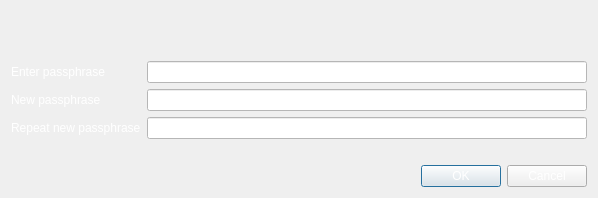
<?xml version="1.0" encoding="UTF-8"?>
<ui version="4.0">
 <class>AskPassphraseDialog</class>
 <widget class="QDialog" name="AskPassphraseDialog">
  <property name="geometry">
   <rect>
    <x>0</x>
    <y>0</y>
    <width>598</width>
    <height>198</height>
   </rect>
  </property>
  <property name="sizePolicy">
   <sizepolicy hsizetype="Preferred" vsizetype="Minimum">
    <horstretch>0</horstretch>
    <verstretch>0</verstretch>
   </sizepolicy>
  </property>
  <property name="minimumSize">
   <size>
    <width>550</width>
    <height>0</height>
   </size>
  </property>
  <property name="windowTitle">
   <string>Passphrase Dialog</string>
  </property>
  <layout class="QVBoxLayout" name="verticalLayout">
   <item>
    <widget class="QLabel" name="warningLabel">
     <property name="palette">
      <palette>
       <active>
        <colorrole role="WindowText">
         <brush brushstyle="SolidPattern">
          <color alpha="255">
           <red>255</red>
           <green>255</green>
           <blue>255</blue>
          </color>
         </brush>
        </colorrole>
       </active>
       <inactive>
        <colorrole role="WindowText">
         <brush brushstyle="SolidPattern">
          <color alpha="255">
           <red>255</red>
           <green>255</green>
           <blue>255</blue>
          </color>
         </brush>
        </colorrole>
       </inactive>
       <disabled>
        <colorrole role="WindowText">
         <brush brushstyle="SolidPattern">
          <color alpha="255">
           <red>106</red>
           <green>104</green>
           <blue>100</blue>
          </color>
         </brush>
        </colorrole>
       </disabled>
      </palette>
     </property>
     <property name="textFormat">
      <enum>Qt::RichText</enum>
     </property>
     <property name="wordWrap">
      <bool>true</bool>
     </property>
    </widget>
   </item>
   <item>
    <layout class="QFormLayout" name="formLayout">
     <property name="fieldGrowthPolicy">
      <enum>QFormLayout::AllNonFixedFieldsGrow</enum>
     </property>
     <item row="0" column="0">
      <widget class="QLabel" name="passLabel1">
       <property name="palette">
        <palette>
         <active>
          <colorrole role="WindowText">
           <brush brushstyle="SolidPattern">
            <color alpha="255">
             <red>255</red>
             <green>255</green>
             <blue>255</blue>
            </color>
           </brush>
          </colorrole>
         </active>
         <inactive>
          <colorrole role="WindowText">
           <brush brushstyle="SolidPattern">
            <color alpha="255">
             <red>255</red>
             <green>255</green>
             <blue>255</blue>
            </color>
           </brush>
          </colorrole>
         </inactive>
         <disabled>
          <colorrole role="WindowText">
           <brush brushstyle="SolidPattern">
            <color alpha="255">
             <red>106</red>
             <green>104</green>
             <blue>100</blue>
            </color>
           </brush>
          </colorrole>
         </disabled>
        </palette>
       </property>
       <property name="text">
        <string>Enter passphrase</string>
       </property>
      </widget>
     </item>
     <item row="0" column="1">
      <widget class="QLineEdit" name="passEdit1">
       <property name="styleSheet">
        <string notr="true">background-color: rgb(255, 255, 255);</string>
       </property>
       <property name="echoMode">
        <enum>QLineEdit::Password</enum>
       </property>
      </widget>
     </item>
     <item row="1" column="0">
      <widget class="QLabel" name="passLabel2">
       <property name="palette">
        <palette>
         <active>
          <colorrole role="WindowText">
           <brush brushstyle="SolidPattern">
            <color alpha="255">
             <red>255</red>
             <green>255</green>
             <blue>255</blue>
            </color>
           </brush>
          </colorrole>
         </active>
         <inactive>
          <colorrole role="WindowText">
           <brush brushstyle="SolidPattern">
            <color alpha="255">
             <red>255</red>
             <green>255</green>
             <blue>255</blue>
            </color>
           </brush>
          </colorrole>
         </inactive>
         <disabled>
          <colorrole role="WindowText">
           <brush brushstyle="SolidPattern">
            <color alpha="255">
             <red>106</red>
             <green>104</green>
             <blue>100</blue>
            </color>
           </brush>
          </colorrole>
         </disabled>
        </palette>
       </property>
       <property name="text">
        <string>New passphrase</string>
       </property>
      </widget>
     </item>
     <item row="1" column="1">
      <widget class="QLineEdit" name="passEdit2">
       <property name="styleSheet">
        <string notr="true">background-color: rgb(255, 255, 255);</string>
       </property>
       <property name="echoMode">
        <enum>QLineEdit::Password</enum>
       </property>
      </widget>
     </item>
     <item row="2" column="0">
      <widget class="QLabel" name="passLabel3">
       <property name="palette">
        <palette>
         <active>
          <colorrole role="WindowText">
           <brush brushstyle="SolidPattern">
            <color alpha="255">
             <red>255</red>
             <green>255</green>
             <blue>255</blue>
            </color>
           </brush>
          </colorrole>
         </active>
         <inactive>
          <colorrole role="WindowText">
           <brush brushstyle="SolidPattern">
            <color alpha="255">
             <red>255</red>
             <green>255</green>
             <blue>255</blue>
            </color>
           </brush>
          </colorrole>
         </inactive>
         <disabled>
          <colorrole role="WindowText">
           <brush brushstyle="SolidPattern">
            <color alpha="255">
             <red>106</red>
             <green>104</green>
             <blue>100</blue>
            </color>
           </brush>
          </colorrole>
         </disabled>
        </palette>
       </property>
       <property name="text">
        <string>Repeat new passphrase</string>
       </property>
      </widget>
     </item>
     <item row="2" column="1">
      <widget class="QLineEdit" name="passEdit3">
       <property name="styleSheet">
        <string notr="true">background-color: rgb(255, 255, 255);</string>
       </property>
       <property name="echoMode">
        <enum>QLineEdit::Password</enum>
       </property>
      </widget>
     </item>
     <item row="3" column="1">
      <widget class="QLabel" name="capsLabel">
       <property name="font">
        <font>
         <weight>75</weight>
         <bold>true</bold>
        </font>
       </property>
       <property name="text">
        <string/>
       </property>
       <property name="alignment">
        <set>Qt::AlignCenter</set>
       </property>
      </widget>
     </item>
    </layout>
   </item>
   <item>
    <widget class="QDialogButtonBox" name="buttonBox">
     <property name="styleSheet">
      <string notr="true">color: rgb(255, 255, 255);</string>
     </property>
     <property name="orientation">
      <enum>Qt::Horizontal</enum>
     </property>
     <property name="standardButtons">
      <set>QDialogButtonBox::Cancel|QDialogButtonBox::Ok</set>
     </property>
    </widget>
   </item>
  </layout>
 </widget>
 <resources/>
 <connections>
  <connection>
   <sender>buttonBox</sender>
   <signal>accepted()</signal>
   <receiver>AskPassphraseDialog</receiver>
   <slot>accept()</slot>
   <hints>
    <hint type="sourcelabel">
     <x>248</x>
     <y>254</y>
    </hint>
    <hint type="destinationlabel">
     <x>157</x>
     <y>274</y>
    </hint>
   </hints>
  </connection>
  <connection>
   <sender>buttonBox</sender>
   <signal>rejected()</signal>
   <receiver>AskPassphraseDialog</receiver>
   <slot>reject()</slot>
   <hints>
    <hint type="sourcelabel">
     <x>316</x>
     <y>260</y>
    </hint>
    <hint type="destinationlabel">
     <x>286</x>
     <y>274</y>
    </hint>
   </hints>
  </connection>
 </connections>
</ui>
